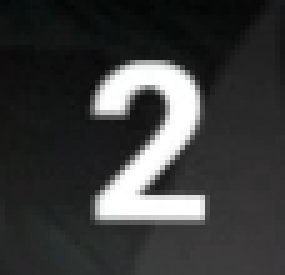
#> input picture winning-number_templates/winning-number_2.png, 57 x 55 px (shown 5 times larger)
$ python -i find_winning_number_region.py   (imports and definitions only)
#> lines starting #> are read from the running program, lines starting #| are printed output that depends on the picture; after the words box and inside, x2 and y2 are one past the last pixel; in counts of white or black regions, pixels touching at a corner belong together
#> further down, picture is the input picture: shape (55, 57, 3); mean B, G, R 59.1, 59.2, 58.4
"""
Find Winning Number Region - Scan frame to locate where numbers appear
"""

import sys
import os
import cv2
import numpy as np
from pathlib import Path
from typing import List, Tuple, Optional, Dict

# Colab compatibility
try:
    import pyautogui
except (ImportError, OSError, KeyError, RuntimeError):
    from unittest.mock import MagicMock
    sys.modules['pyautogui'] = MagicMock()

sys.path.insert(0, os.path.abspath('.'))

from backend.app.config_loader import ConfigLoader
from backend.app.detection.frame_detector import FrameDetector
from backend.app.detection.screen_detector import ScreenDetector


def scan_frame_for_text_regions(frame: np.ndarray, min_size: int = 30, max_size: int = 100) -> List[Tuple[int, int, int, int]]:
    """Scan frame to find regions that might contain numbers."""
#> called with min_size = 30, max_size = 100
    gray = cv2.cvtColor(frame, cv2.COLOR_BGR2GRAY)

    # Use edge detection to find text-like regions
    edges = cv2.Canny(gray, 50, 150)
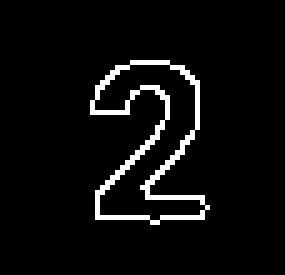
#> edges: shape (55, 57) (shown 5 times larger); 5% white in thin lines or dots, all inside (x1, y1, x2, y2) = (18, 12, 42, 45)

    # Find contours
    contours, _ = cv2.findContours(edges, cv2.RETR_EXTERNAL, cv2.CHAIN_APPROX_SIMPLE)
#> contours = 1 contour; box (x1, y1, x2, y2) and area: (18, 12, 42, 45) 376

    # Filter by size and aspect ratio
    text_regions = []
    for contour in contours:
        x, y, w, h = cv2.boundingRect(contour)

        # Filter by size
        if min_size <= w <= max_size and min_size <= h <= max_size:
            # Filter by aspect ratio (numbers are roughly square or slightly rectangular)
            aspect_ratio = w / h
            if 0.5 <= aspect_ratio <= 2.0:
                # Check if region has good variance (not uniform)
                roi = gray[y:y+h, x:x+w]
                if roi.size > 0:
                    variance = np.var(roi)
                    if variance > 200:  # Has enough variation
                        text_regions.append((x, y, w, h))
#> this loop made 1 pass
#> (x, y, w, h) on pass 1: (18, 12, 24, 33)
#> after the loop, text_regions = []

    return text_regions


# [29 lines that did not run here, left out]


def find_best_region(video_path: str, config: Dict, start_frame: int = 690,
                     num_frames: Optional[int] = None, frame_skip: int = 1) -> Optional[Tuple[int, int, int, int]]:
    """Find the best region that matches templates across multiple frames.

    Args:
        video_path: Path to video file
        config: Configuration dictionary
        start_frame: Frame to start scanning from
        num_frames: Number of frames to scan (None = scan to end of video)
        frame_skip: Process every Nth frame (1 = all frames)
    """
    print("=" * 80)
    print("FINDING WINNING NUMBER REGION")
    print("=" * 80)

    detector = ScreenDetector(config)

    if len(detector.winning_templates) == 0:
        print(" No templates loaded")
        return None

    cap = cv2.VideoCapture(video_path)
    if not cap.isOpened():
        print(" Cannot open video")
        return None

    # Get total frames
    total_frames = int(cap.get(cv2.CAP_PROP_FRAME_COUNT))
    fps = cap.get(cv2.CAP_PROP_FPS)

    # Determine end frame
    if num_frames is None:
        end_frame = total_frames
        frames_to_scan = total_frames - start_frame
    else:
        end_frame = min(start_frame + num_frames, total_frames)
        frames_to_scan = num_frames

    print(f"\nVideo info:")
    print(f"   Total frames: {total_frames}")
    print(f"   FPS: {fps:.2f}")
    print(f"   Start frame: {start_frame}")
    print(f"   End frame: {end_frame}")
    print(f"   Frames to scan: {frames_to_scan}")
    print(f"   Frame skip: {frame_skip} (processing every {frame_skip} frame)")

    # Collect candidate regions from multiple frames
    all_candidates = []
    frame_scores = {}
    frames_processed = 0
    last_progress = 0

    print(f"\nScanning frames...")
    print("-" * 80)

    current_frame = start_frame
    while current_frame < end_frame:
        cap.set(cv2.CAP_PROP_POS_FRAMES, current_frame)
        ret, frame = cap.read()

        if not ret:
            break

        frames_processed += 1

        # Progress indicator
        progress = int((current_frame - start_frame) / frames_to_scan * 100)
        if progress >= last_progress + 5:  # Update every 5%
            print(f"   Progress: {progress}% (Frame {current_frame}/{end_frame})")
            last_progress = progress

        # Find text-like regions
        regions = scan_frame_for_text_regions(frame, min_size=30, max_size=100)

        # Test each region with templates
        for region in regions:
            score = test_region_with_templates(frame, region, detector.winning_templates, detector)
            x, y, w, h = region

            if score > -0.5:  # Only consider regions with reasonable scores
                all_candidates.append((region, score, current_frame))

        # Skip frames
        current_frame += frame_skip

    cap.release()

    print(f"\n Scanning complete!")
    print(f"   Processed {frames_processed} frames")
    print(f"   Found {len(all_candidates)} candidate region matches")

    if not all_candidates:
        print("\n No good regions found")
        return None

    # Find region that appears most often or has best average score
    region_scores = {}
    for region, score, frame_num in all_candidates:
        region_key = tuple(region)
        if region_key not in region_scores:
            region_scores[region_key] = []
        region_scores[region_key].append(score)

    # Calculate average score per region
    best_region = None
    best_avg_score = -1.0

    print(f"\n" + "=" * 80)
    print("TOP CANDIDATE REGIONS")
    print("=" * 80)

    sorted_regions = sorted(region_scores.items(),
                          key=lambda x: np.mean(x[1]),
                          reverse=True)

    for i, (region, scores) in enumerate(sorted_regions[:10], 1):
        avg_score = np.mean(scores)
        count = len(scores)
        x, y, w, h = region
        marker = "" if avg_score > 0.3 else "" if avg_score > 0 else ""
        print(f"{marker} {i}. Region [{x}, {y}, {w}, {h}]: "
              f"avg_score={avg_score:.3f}, found_in={count} frames")

        if avg_score > best_avg_score:
            best_avg_score = avg_score
            best_region = list(region)

    if best_region:
        print(f"\n Best region found: {best_region}")
        print(f"   Average score: {best_avg_score:.3f}")
        print(f"\n Update your config with:")
        print(f'   "screen_region": {best_region}')
    else:
        print(f"\n  No region found with positive scores")
        print(f"   This suggests templates don't match the video")
        print(f"   Consider recreating templates from this video")

    return best_region


def visualize_regions(video_path: str, config: Dict, start_frame: int = 690):
    """Visualize candidate regions on frame."""
    cap = cv2.VideoCapture(video_path)
    if not cap.isOpened():
        return

    cap.set(cv2.CAP_PROP_POS_FRAMES, start_frame)
    ret, frame = cap.read()
    cap.release()

    if not ret:
        return

    # Find regions
    regions = scan_frame_for_text_regions(frame, min_size=30, max_size=100)

    # Draw regions on frame
    frame_marked = frame.copy()
    for i, (x, y, w, h) in enumerate(regions[:20]):  # Show first 20
        cv2.rectangle(frame_marked, (x, y), (x+w, y+h), (0, 255, 0), 2)
        cv2.putText(frame_marked, str(i), (x, y-5),
                   cv2.FONT_HERSHEY_SIMPLEX, 0.5, (0, 255, 0), 1)

    cv2.imwrite('frame_with_candidate_regions.png', frame_marked)
    print(f"\n Saved frame with candidate regions: frame_with_candidate_regions.png")
    print(f"   Green rectangles show potential number regions")


def main():
    """Main function."""
    config_path = 'config/default_config.json'
    video_path = 'roleta_brazileria.mp4'
    start_frame = 690

    # Find video
    if not Path(video_path).exists():
        video_files = [f for f in os.listdir('.') if f.endswith(('.mp4', '.avi', '.mov'))]
        if video_files:
            video_path = video_files[0]

    # Load config
    config = ConfigLoader.load_config(config_path)

    # Visualize regions
    visualize_regions(video_path, config, start_frame)

    # Find best region - scan entire video (set num_frames=None to scan to end)
    # Use frame_skip to speed up (process every Nth frame)
    best_region = find_best_region(video_path, config, start_frame, num_frames=None, frame_skip=10)

    if best_region:
        # Test the best region
        print(f"\n" + "=" * 80)
        print("TESTING BEST REGION")
        print("=" * 80)

        cap = cv2.VideoCapture(video_path)
        cap.set(cv2.CAP_PROP_POS_FRAMES, start_frame)
        ret, frame = cap.read()
        cap.release()

        if ret:
            x, y, w, h = best_region
            roi = frame[y:y+h, x:x+w]
            cv2.imwrite('best_region_roi.png', roi)
            print(f" Saved ROI from best region: best_region_roi.png")
            print(f"   👀 CHECK THIS IMAGE - Does it show the winning number?")


# [2 lines not run here, left out]

>>> import cv2
>>> picture = cv2.imread('../winning-number_templates/winning-number_2.png')
>>> result = scan_frame_for_text_regions(picture)
#> result = []

$ run again, on winning-number_templates/winning-number_22.png
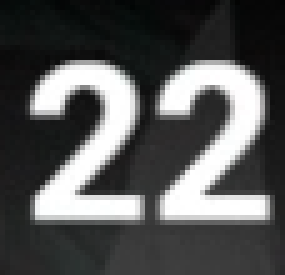
#> input picture winning-number_templates/winning-number_22.png, 57 x 55 px (shown 5 times larger)
#> picture is the input picture: shape (55, 57, 3); mean B, G, R 85.7, 85.8, 85.1
#> in scan_frame_for_text_regions, `edges = cv2.Canny(gray, 50, 150)`:
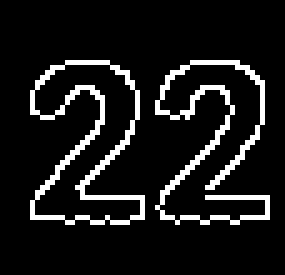
#> edges: shape (55, 57) (shown 5 times larger); 10.2% white in thin lines or dots, all inside (x1, y1, x2, y2) = (6, 12, 54, 45)
#> contours = 2 contours; box (x1, y1, x2, y2) and area: (6, 12, 29, 45) 393, (31, 12, 54, 45) 38
#> the loop in scan_frame_for_text_regions, `for contour in contours:` made 2 passes
#> (x, y, w, h) on passes 1 to 2: (31, 12, 23, 33), (6, 12, 23, 33)
#> after the loop in scan_frame_for_text_regions, `for contour in contours:`: text_regions = []

$ run again, on winning-number_templates/winning-number_25.png
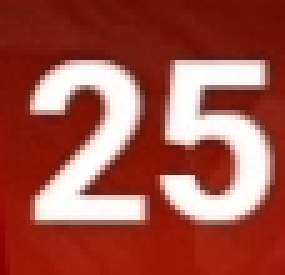
#> input picture winning-number_templates/winning-number_25.png, 57 x 55 px (shown 5 times larger)
#> picture is the input picture: shape (55, 57, 3); mean B, G, R 71.4, 82.4, 161.5
#> in scan_frame_for_text_regions, `gray = cv2.cvtColor(frame, cv2.COLOR_BGR2GRAY)`:
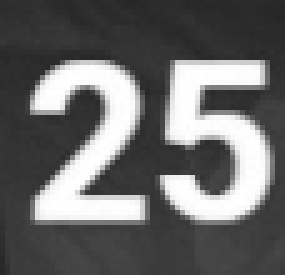
#> gray: shape (55, 57) (shown 5 times larger); min 38, max 255, mean 104.8
#> in scan_frame_for_text_regions, `edges = cv2.Canny(gray, 50, 150)`:
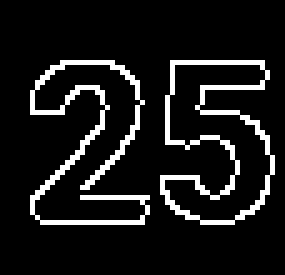
#> edges: shape (55, 57) (shown 5 times larger); 10.3% white in thin lines or dots, all inside (x1, y1, x2, y2) = (6, 12, 55, 45)
#> contours = 2 contours; box (x1, y1, x2, y2) and area: (32, 12, 55, 45) 417, (6, 12, 30, 45) 40
#> the loop in scan_frame_for_text_regions, `for contour in contours:` made 2 passes
#> (x, y, w, h) on passes 1 to 2: (32, 12, 23, 33), (6, 12, 24, 33)
#> after the loop in scan_frame_for_text_regions, `for contour in contours:`: text_regions = []

$ run again, on winning-number_templates/winning-number_27.png
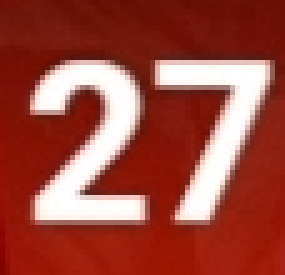
#> input picture winning-number_templates/winning-number_27.png, 57 x 55 px (shown 5 times larger)
#> picture is the input picture: shape (55, 57, 3); mean B, G, R 63, 74.2, 157.9
#> in scan_frame_for_text_regions, `gray = cv2.cvtColor(frame, cv2.COLOR_BGR2GRAY)`:
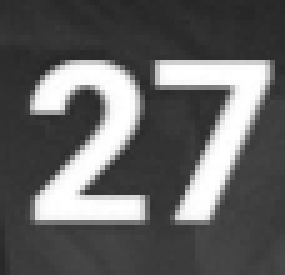
#> gray: shape (55, 57) (shown 5 times larger); min 38, max 255, mean 97.9
#> in scan_frame_for_text_regions, `edges = cv2.Canny(gray, 50, 150)`:
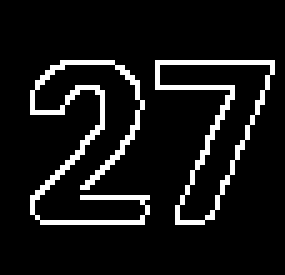
#> edges: shape (55, 57) (shown 5 times larger); 9% white in thin lines or dots, all inside (x1, y1, x2, y2) = (6, 12, 55, 45)
#> contours = 2 contours; box (x1, y1, x2, y2) and area: (31, 12, 55, 45) 302, (6, 12, 30, 45) 39
#> the loop in scan_frame_for_text_regions, `for contour in contours:` made 2 passes
#> (x, y, w, h) on passes 1 to 2: (31, 12, 24, 33), (6, 12, 24, 33)
#> after the loop in scan_frame_for_text_regions, `for contour in contours:`: text_regions = []
